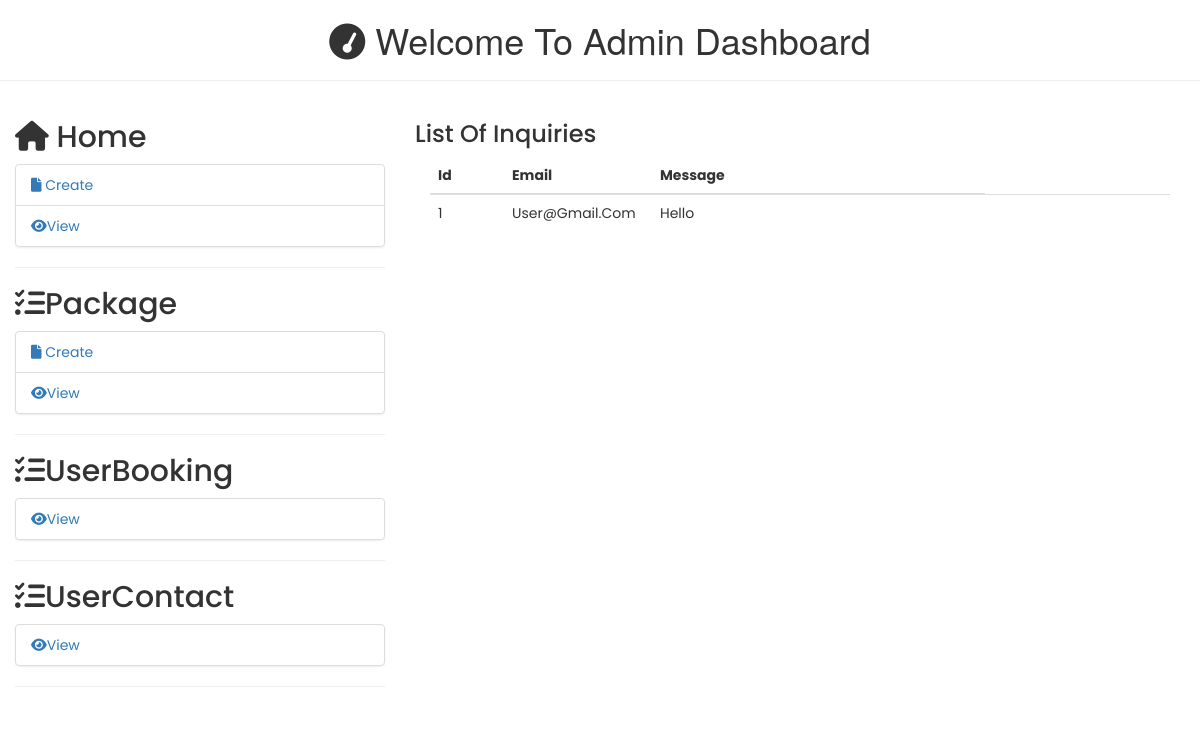
Page /admin/index.php?display_contact (signed in) on the committed database.
### tables this page shows
CREATE TABLE `contact_form` (
  `id` int(255) NOT NULL,
  `email` varchar(255) NOT NULL,
  `message` varchar(255) NOT NULL,
  `status` int(255) NOT NULL DEFAULT 0
);

### admin/display_contact.php (the view, shortened to what this page needs)
<div class="card card-outline card-primary">
	<div class="card-header">
		<h3 class="card-title">List of Inquiries</h3>
	</div>
	<div class="card-body">
        <div class="container-fluid">
        <table class="table table-stripped text-dark">
            <colgroup>
                <col width="10%">
                <col width="20%">
                <col width="45%">
            </colgroup>
            <thead>
                <tr>
                    <th>id</th>
                    <th>email</th>
                    <th>message</th>
                </tr>
            </thead>
            <?php
	 include("../connect.php");
	 $sql="select *from contact_form";
	 $qry=mysqli_query($con,$sql) or die(mysqli_error());
	 while($row=mysqli_fetch_array($qry))
	 {
            $id=$row['id'];
            $email=$row['email'];
            $message=$row['message'];
    ?>
    	<tr>
    <td><?php echo $id;?></td>
    <td><?php echo $email;?></td>
    <td><?php echo $message;?></td>
    <td>
    </td>
    <?php
    }
	?>

### css/style.css (style rules this page uses)
:root { --main-color:#8e44ad; --black:#222; --white:#fff; --light-black:#777; --light-white:#fff9; --dark-bg:rgba(0,0,0,.7); --light-bg:#eee; --border:.1rem solid var(--black); --box-shadow:0 .5rem 1rem rgba(0,0,0,.1); --text-shadow:0 1.5rem 3rem rgba(0,0,0,.3); }
* { font-family: 'Poppins', sans-serif; margin:0; padding:0; box-sizing: border-box; outline: none; border:none; text-decoration: none; text-transform: capitalize; }
html { font-size: 62.5%; overflow-x: hidden; }

### rows in the picture
contact_form: id "1", email "User@gmail.com", message "Hello"
